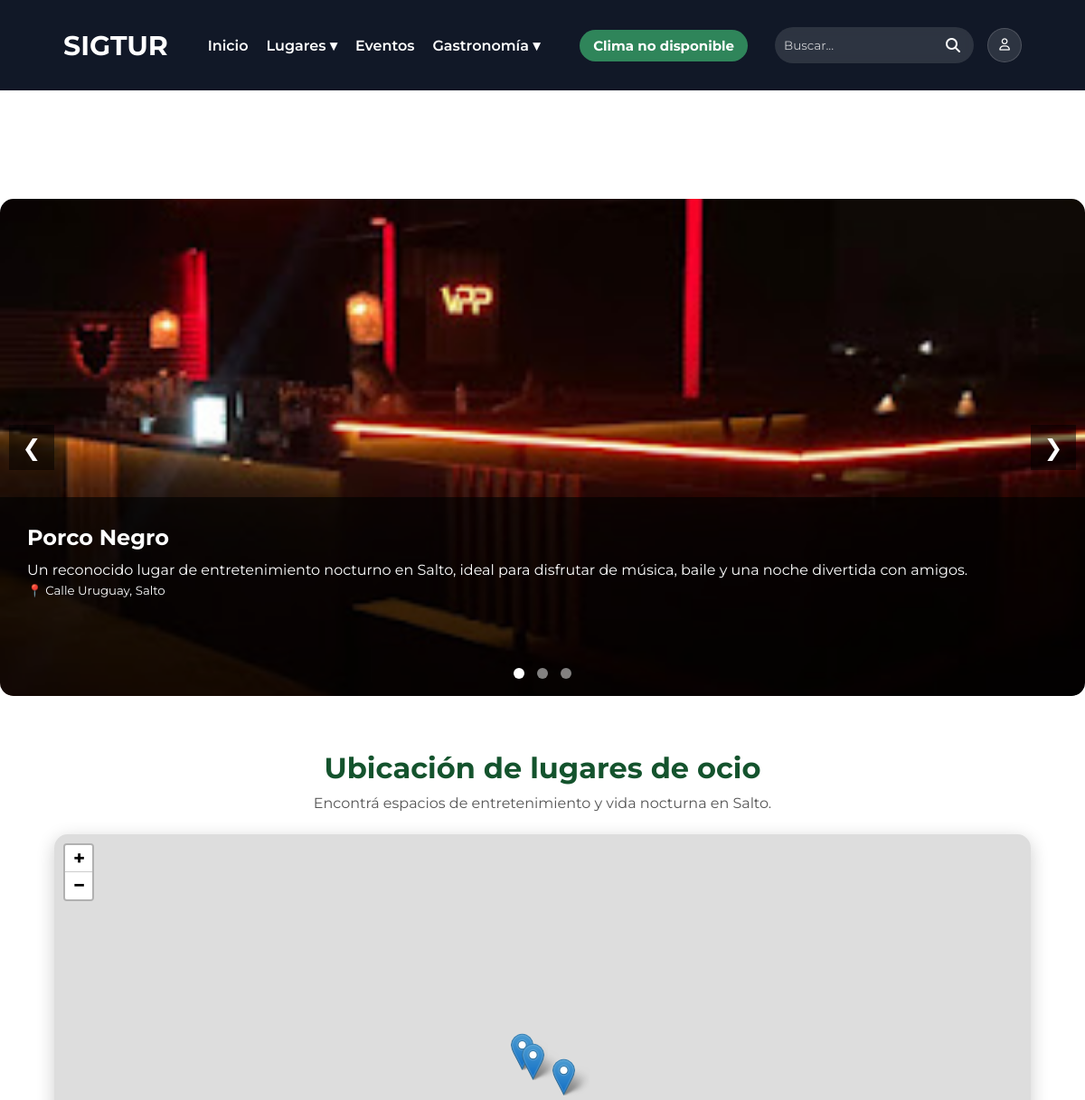
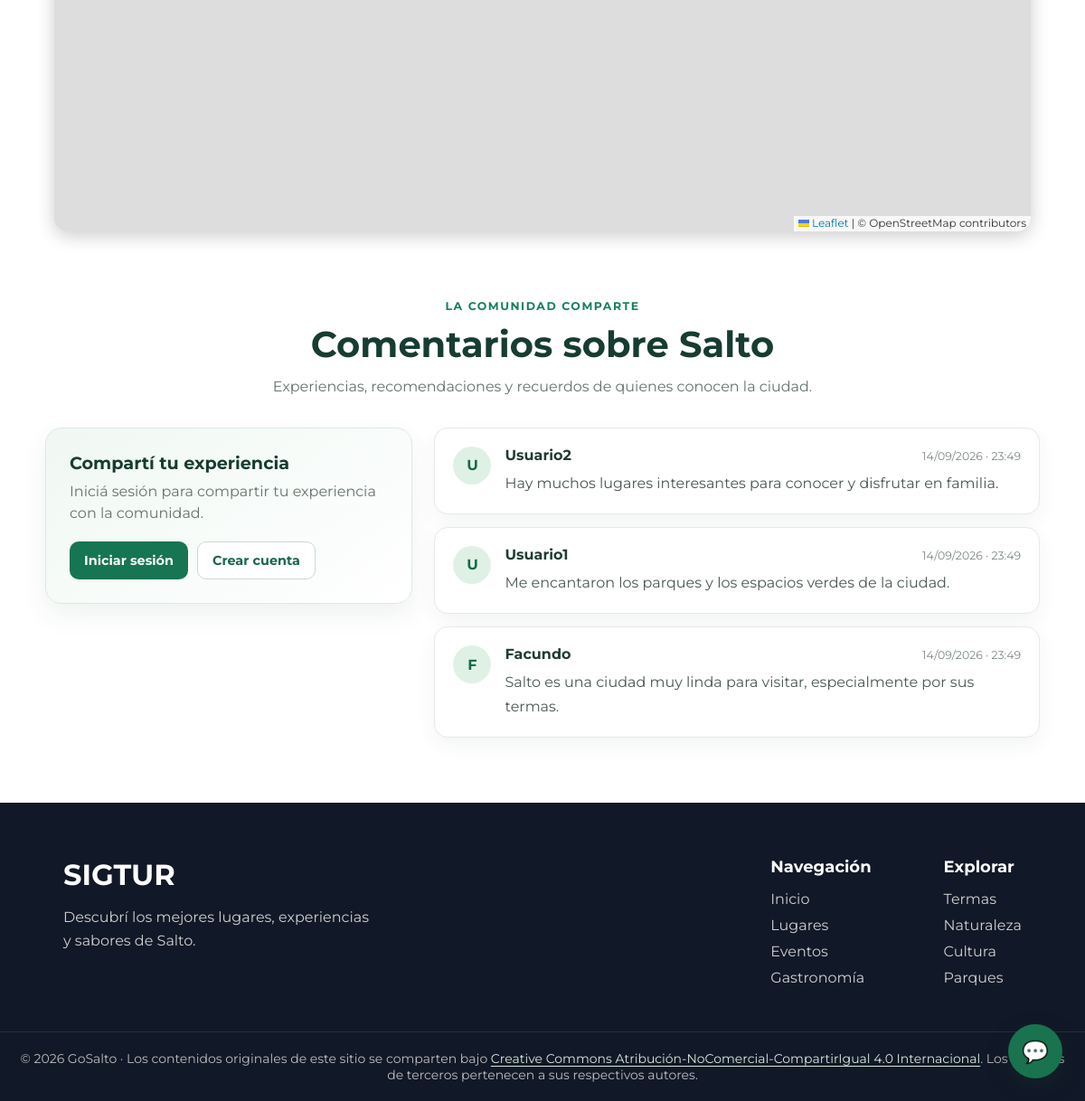
Page /pages/lugares/ocio.php on the committed database (2 pictures, top to bottom).
### tables this page shows
CREATE TABLE `lugar` (
  `ID_LUGAR` int(11) NOT NULL,
  `NOMBRE` varchar(150) NOT NULL,
  `DESCRIPCION` text DEFAULT NULL,
  `DIRECCION` varchar(200) NOT NULL,
  `IMAGEN` varchar(255) DEFAULT NULL,
  `LATITUD` decimal(10,7) DEFAULT NULL,
  `LONGITUD` decimal(10,7) DEFAULT NULL
);

CREATE TABLE `comentario` (
  `ID_COMENTARIO` int(11) NOT NULL,
  `ID_USUARIO` int(11) NOT NULL,
  `COMENTARIO` text NOT NULL,
  `FECHA` datetime DEFAULT current_timestamp()
);

CREATE TABLE `usuario` (
  `ID_USUARIO` int(11) NOT NULL,
  `ID_ROL` int(11) NOT NULL,
  `NOMBRE` varchar(100) NOT NULL,
  `CONTRASENA` varchar(255) NOT NULL,
  `CORREO` varchar(150) NOT NULL
);

### config/config.php (called while the page is built, shortened)
<?php
function url($ruta)
{
    return BASE_URL . $ruta;
}
?>

### pages/lugares/ocio.php (the view, shortened to what this page needs)
<?php
require_once("../../conexion.php");
$sql = "SELECT
            LUGAR.ID_LUGAR,
            LUGAR.NOMBRE,
            LUGAR.DESCRIPCION,
            LUGAR.DIRECCION,
            LUGAR.IMAGEN
        FROM LUGAR
        INNER JOIN LUGAR_CATEGORIA
            ON LUGAR.ID_LUGAR = LUGAR_CATEGORIA.ID_LUGAR
        WHERE LUGAR_CATEGORIA.ID_CATEGORIA = 6";
$resultado = $conexion->query($sql);
?>
<!DOCTYPE html>
<html lang="es">
<head>
    <link rel="stylesheet" href="<?php echo '../../assets/css/var.css'; ?>">
    <link rel="stylesheet" href="<?php echo '../../assets/css/styles.css'; ?>">
    <link rel="stylesheet" href="<?php echo '../../assets/css/componentes.css'; ?>">
    <link rel="stylesheet" href="<?php echo '../../assets/css/style-secciones.css'; ?>">
    <link rel="stylesheet" href="<?php echo '../../assets/css/slider.css'; ?>">
    <link rel="stylesheet" href="<?php echo '../../assets/css/comments.css?v=3'; ?>">
    <link rel="stylesheet" href="https://cdnjs.cloudflare.com/ajax/libs/font-awesome/6.7.2/css/all.min.css">
    <?php include("../../includes/mapa-head.php"); ?>
</head>
<body>
<main class="main-content pagina-interna">
<?php include("../../includes/navbar.php"); ?>
<section class="slider-container">
    <button class="slider-btn prev">&#10094;</button>
    <?php $primero = true; ?>
    <?php while ($lugar = $resultado->fetch_assoc()) { ?>
        <div class="slide <?php echo $primero ? 'active' : ''; ?>">
            <img
                src="../../<?php echo $lugar['IMAGEN']; ?>"
                alt="<?php echo $lugar['NOMBRE']; ?>"
            >
            <div class="slide-info">
                <h2>
                    <?php echo $lugar['NOMBRE']; ?>
                </h2>
                <p>
                    <?php echo $lugar['DESCRIPCION']; ?>
                </p>
                <?php if (!empty($lugar['DIRECCION'])) { ?>
                    <small>
                        📍 <?php echo $lugar['DIRECCION']; ?>
                    </small>
                <?php } ?>
            </div>
        </div>
        <?php $primero = false; ?>
    <?php } ?>
    <button class="slider-btn next">&#10095;</button>
    <div class="slider-dots">
        <span class="dot active"></span>
        <span class="dot"></span>
        <span class="dot"></span>
    </div>
</section>
<?php include("../../includes/mapa-categoria.php"); ?>
<?php include("../../includes/comments.php"); ?>
</main>
<?php include("../../includes/footer.php"); ?>
<?php include("../../includes/chat-widget.php"); ?>
</body>
</html>

### includes/comments.php (shortened to what this page needs)
<?php
require_once(__DIR__ . "/../conexion.php");
require_once(__DIR__ . "/../config/config.php");
try {
    $resultadoComentarios = $conexion->query(
        "SELECT COMENTARIO.COMENTARIO, USUARIO.NOMBRE, COMENTARIO.FECHA
         FROM COMENTARIO
         INNER JOIN USUARIO ON COMENTARIO.ID_USUARIO = USUARIO.ID_USUARIO
         ORDER BY COMENTARIO.ID_COMENTARIO DESC"
    );
} catch (mysqli_sql_exception $error) {
    error_log("No se pudieron cargar los comentarios: " . $error->getMessage());
    $resultadoComentarios = false;
}
?>
<section class="comentarios" id="comentarios">
    <header class="comentarios-header">
        <span class="comentarios-etiqueta">La comunidad comparte</span>
        <h2>Comentarios sobre Salto</h2>
        <p>Experiencias, recomendaciones y recuerdos de quienes conocen la ciudad.</p>
    </header>
    <div class="comentarios-contenido">
        <div class="comentario-formulario">
            <h3>Compartí tu experiencia</h3>
            <?php if (isset($_SESSION['id_usuario'])) { ?>
                <p class="comentario-sesion">
                    Publicando como <strong><?= htmlspecialchars($_SESSION['nombre'] ?? 'Usuario', ENT_QUOTES, 'UTF-8') ?></strong>
                </p>
                <form action="<?= htmlspecialchars(url('pages/guardar_comentario.php'), ENT_QUOTES, 'UTF-8') ?>" method="POST">
                    <input type="hidden" name="csrf_token" value="<?= htmlspecialchars($_SESSION['csrf_comentario'], ENT_QUOTES, 'UTF-8') ?>">
                    <input type="hidden" name="return_to" value="<?= htmlspecialchars($_SERVER['REQUEST_URI'] ?? '/', ENT_QUOTES, 'UTF-8') ?>">
                    <label for="texto-comentario">Tu comentario</label>
                    <textarea
                        id="texto-comentario"
                        name="comentario"
                        maxlength="2000"
                        rows="5"
                        placeholder="¿Qué te gustó de Salto? Compartí tu recomendación..."
                        required
                    ></textarea>
                    <div class="comentario-formulario-pie">
                        <small>Hasta 2000 caracteres</small>
                        <button type="submit">Publicar comentario</button>
                    </div>
                </form>
            <?php } else { ?>
                <p>Iniciá sesión para compartir tu experiencia con la comunidad.</p>
                <div class="comentario-acceso">
                    <a href="<?= htmlspecialchars(url('pages/login.php'), ENT_QUOTES, 'UTF-8') ?>">Iniciar sesión</a>
                    <a href="<?= htmlspecialchars(url('pages/register.php'), ENT_QUOTES, 'UTF-8') ?>">Crear cuenta</a>
                </div>
            <?php } ?>
        </div>
        <div class="comentarios-lista">
            <?php if ($resultadoComentarios === false) { ?>
                <p class="comentarios-vacio">No se pudieron cargar los comentarios en este momento. Intentá nuevamente más tarde.</p>
            <?php } elseif ($resultadoComentarios->num_rows === 0) { ?>
                <p class="comentarios-vacio">Todavía no hay comentarios. ¡Sé la primera persona en compartir su experiencia!</p>
            <?php } else { ?>
                <?php while ($comentario = $resultadoComentarios->fetch_assoc()) { ?>
                    <article class="comentario">
                        <div class="comentario-avatar" aria-hidden="true">
                            <?= htmlspecialchars(mb_strtoupper(mb_substr($comentario['NOMBRE'], 0, 1, 'UTF-8'), 'UTF-8'), ENT_QUOTES, 'UTF-8') ?>
                        </div>
                        <div class="comentario-detalle">
                            <div class="comentario-meta">
                                <h3><?= htmlspecialchars($comentario['NOMBRE'], ENT_QUOTES, 'UTF-8') ?></h3>
                                <time datetime="<?= htmlspecialchars($comentario['FECHA'], ENT_QUOTES, 'UTF-8') ?>">
                                    <?= htmlspecialchars(date('d/m/Y · H:i', strtotime($comentario['FECHA'])), ENT_QUOTES, 'UTF-8') ?>
                                </time>
                            </div>
                            <p><?= nl2br(htmlspecialchars($comentario['COMENTARIO'], ENT_QUOTES, 'UTF-8')) ?></p>
                        </div>
                    </article>
                <?php } ?>
            <?php } ?>
        </div>
    </div>
</section>

### assets/css/var.css (style rules this page uses)
:root { --fuente: 'Montserrat', sans-serif; --color-principal: rgb(255, 255, 255); --color-secundario : #f5f5f5; --color-principal-texto: rgb(0, 0, 0); --color-secundario-texto : #555; --color-redes: #333; --tamaño-principal-h1: 30px; --tamaño-principal-fuente: 15px; }

### assets/css/styles.css (style rules this page uses)
* { margin: 0; padding: 0; box-sizing: border-box; font-family: var(--fuente); }
html, body { width: 100%; min-height: 100%; scroll-behavior: smooth; }
body { display: flex; flex-direction: column; min-height: 100vh; }
main { flex: 1; }
.pagina-interna { padding-top:100px; flex:1; }

### assets/css/componentes.css (style rules this page uses)
.slider-container { position: relative; max-width: 1200px; height: 550px; margin: 120px auto 40px auto; overflow: hidden; border-radius: 15px; }
.slide { display: none; width: 100%; height: 100%; position: relative; }
.slide.active { display: block; }
.slide img { width: 100%; height: 100%; object-fit: cover; }
.slide-info { position: absolute; bottom: 0; left: 0; width: 100%; height: 40%; background: rgba(0,0,0,0.65); color: white; padding: 30px; box-sizing: border-box; }
.slide-info h2 { margin-bottom: 10px; }
.slide-info p { line-height: 1.5; }
.slider-btn { position: absolute; top: 50%; transform: translateY(-50%); background: rgba(0,0,0,0.5); color: white; border: none; width: 50px; height: 50px; cursor: pointer; font-size: 25px; z-index: 100; }
.prev { left: 10px; }
.next { right: 10px; }
.slider-dots { position: absolute; bottom: 15px; width: 100%; text-align: center; z-index: 100; }
.dot { width: 12px; height: 12px; background: rgba(255,255,255,0.5); border-radius: 50%; display: inline-block; margin: 0 5px; cursor: pointer; }
.dot.active { background: white; }

### assets/css/slider.css (style rules this page uses)
.slider-container { position: relative; max-width: 1200px; height: 550px; margin: 120px auto 40px auto; overflow: hidden; border-radius: 15px; }
.slide { display: none; width: 100%; height: 100%; position: relative; }
.slide.active { display: block; }
.slide img { width: 100%; height: 100%; object-fit: cover; }
.slide-info { position: absolute; bottom: 0; left: 0; width: 100%; height: 40%; background: rgba(0,0,0,0.65); color: white; padding: 30px; box-sizing: border-box; }
.slide-info h2 { margin-bottom: 10px; }
.slide-info p { line-height: 1.5; }
.slider-btn { position: absolute; top: 50%; transform: translateY(-50%); background: rgba(0,0,0,0.5); color: white; border: none; width: 50px; height: 50px; cursor: pointer; font-size: 25px; z-index: 100; }
.prev { left: 10px; }
.next { right: 10px; }
.slider-dots { position: absolute; bottom: 15px; width: 100%; text-align: center; z-index: 100; }
.dot { width: 12px; height: 12px; background: rgba(255,255,255,0.5); border-radius: 50%; display: inline-block; margin: 0 5px; cursor: pointer; }
.dot.active { background: white; }

### rows in the picture
lugar: IMAGEN (picture), NOMBRE "Porco Negro", DESCRIPCION "Un reconocido lugar de entretenimiento nocturno en Salto, ideal para disfrutar de música, baile y una noche divertida con amigos.", DIRECCION "Calle Uruguay, Salto"
comentario: ID_USUARIO.NOMBRE "U", ID_USUARIO.NOMBRE "Usuario2", FECHA "14/09/2026 · 23:49", COMENTARIO "Hay muchos lugares interesantes para conocer y disfrutar en familia."
comentario: ID_USUARIO.NOMBRE "U", ID_USUARIO.NOMBRE "Usuario1", FECHA "14/09/2026 · 23:49", COMENTARIO "Me encantaron los parques y los espacios verdes de la ciudad."
comentario: ID_USUARIO.NOMBRE "F", ID_USUARIO.NOMBRE "Facundo", FECHA "14/09/2026 · 23:49", COMENTARIO "Salto es una ciudad muy linda para visitar, especialmente por sus termas."

### other values in the picture
$tituloMapaSeguro "Ubicación de lugares de ocio"
$descripcionMapaSegura "Encontrá espacios de entretenimiento y vida nocturna en Salto."
